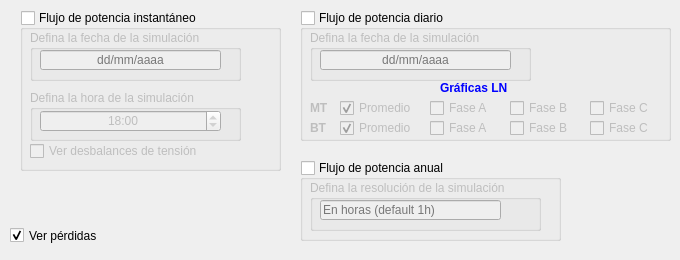
   <widget class="QWidget" name="tab">
    <attribute name="title">
     <string>Flujos de potencia</string>
    </attribute>
    <widget class="QGroupBox" name="powerflow_snapshot">
     <property name="geometry">
      <rect>
       <x>20</x>
       <y>10</y>
       <width>261</width>
       <height>161</height>
      </rect>
     </property>
     <property name="mouseTracking">
      <bool>false</bool>
     </property>
     <property name="autoFillBackground">
      <bool>false</bool>
     </property>
     <property name="title">
      <string>Flujo de potencia instantáneo</string>
     </property>
     <property name="flat">
      <bool>false</bool>
     </property>
     <property name="checkable">
      <bool>true</bool>
     </property>
     <property name="checked">
      <bool>false</bool>
     </property>
     <widget class="QGroupBox" name="Box_snapshot_date">
      <property name="geometry">
       <rect>
        <x>10</x>
        <y>20</y>
        <width>211</width>
        <height>51</height>
       </rect>
      </property>
      <property name="title">
       <string>Defina la fecha de la simulación</string>
      </property>
      <widget class="QLineEdit" name="lineEdit_snapshot_date">
       <property name="geometry">
        <rect>
         <x>10</x>
         <y>20</y>
         <width>181</width>
         <height>20</height>
        </rect>
       </property>
       <property name="focusPolicy">
        <enum>Qt::StrongFocus</enum>
       </property>
       <property name="layoutDirection">
        <enum>Qt::LeftToRight</enum>
       </property>
       <property name="inputMethodHints">
        <set>Qt::ImhDate|Qt::ImhDigitsOnly</set>
       </property>
       <property name="text">
        <string/>
       </property>
       <property name="maxLength">
        <number>10</number>
       </property>
       <property name="alignment">
        <set>Qt::AlignCenter</set>
       </property>
       <property name="placeholderText">
        <string>dd/mm/aaaa</string>
       </property>
      </widget>
     </widget>
     <widget class="QGroupBox" name="Box_snapshot_time">
      <property name="geometry">
       <rect>
        <x>10</x>
        <y>80</y>
        <width>211</width>
        <height>51</height>
       </rect>
      </property>
      <property name="title">
       <string>Defina la hora de la simulación</string>
      </property>
      <widget class="QTimeEdit" name="lineEdit_snapshot_time">
       <property name="geometry">
        <rect>
         <x>10</x>
         <y>20</y>
         <width>181</width>
         <height>22</height>
        </rect>
       </property>
       <property name="toolTip">
        <string notr="true"/>
       </property>
       <property name="statusTip">
        <string notr="true"/>
       </property>
       <property name="whatsThis">
        <string notr="true"/>
       </property>
       <property name="accessibleName">
        <string notr="true"/>
       </property>
       <property name="accessibleDescription">
        <string notr="true"/>
       </property>
       <property name="alignment">
        <set>Qt::AlignCenter</set>
       </property>
       <property name="buttonSymbols">
        <enum>QAbstractSpinBox::UpDownArrows</enum>
       </property>
       <property name="dateTime">
        <datetime>
         <hour>18</hour>
         <minute>0</minute>
         <second>0</second>
         <year>2000</year>
         <month>1</month>
         <day>1</day>
        </datetime>
       </property>
       <property name="maximumDateTime">
        <datetime>
         <hour>23</hour>
         <minute>59</minute>
         <second>0</second>
         <year>2000</year>
         <month>1</month>
         <day>1</day>
        </datetime>
       </property>
       <property name="maximumTime">
        <time>
         <hour>23</hour>
         <minute>59</minute>
         <second>0</second>
        </time>
       </property>
       <property name="currentSection">
        <enum>QDateTimeEdit::HourSection</enum>
       </property>
       <property name="displayFormat">
        <string notr="true">hh:mm</string>
       </property>
       <property name="currentSectionIndex">
        <number>0</number>
       </property>
      </widget>
     </widget>
     <widget class="QWidget" name="layoutWidget">
      <property name="geometry">
       <rect>
        <x>10</x>
        <y>130</y>
        <width>251</width>
        <height>22</height>
       </rect>
      </property>
      <layout class="QHBoxLayout" name="horizontalLayout">
       <property name="spacing">
        <number>1</number>
       </property>
       <item>
        <widget class="QCheckBox" name="checkBoxUnbalance">
         <property name="text">
          <string>Ver desbalances de tensión</string>
         </property>
        </widget>
       </item>
      </layout>
     </widget>
    </widget>
    <widget class="QGroupBox" name="powerflow_daily">
     <property name="geometry">
      <rect>
       <x>300</x>
       <y>10</y>
       <width>371</width>
       <height>131</height>
      </rect>
     </property>
     <property name="title">
      <string>Flujo de potencia diario</string>
     </property>
     <property name="checkable">
      <bool>true</bool>
     </property>
     <property name="checked">
      <bool>false</bool>
     </property>
     <widget class="QGroupBox" name="Box_daily_date">
      <property name="geometry">
       <rect>
        <x>10</x>
        <y>20</y>
        <width>221</width>
        <height>51</height>
       </rect>
      </property>
      <property name="title">
       <string>Defina la fecha de la simulación</string>
      </property>
      <widget class="QLineEdit" name="lineEdit_daily_date">
       <property name="geometry">
        <rect>
         <x>10</x>
         <y>20</y>
         <width>191</width>
         <height>20</height>
        </rect>
       </property>
       <property name="focusPolicy">
        <enum>Qt::StrongFocus</enum>
       </property>
       <property name="layoutDirection">
        <enum>Qt::LeftToRight</enum>
       </property>
       <property name="text">
        <string/>
       </property>
       <property name="alignment">
        <set>Qt::AlignCenter</set>
       </property>
       <property name="placeholderText">
        <string>dd/mm/aaaa</string>
       </property>
      </widget>
     </widget>
     <widget class="QLabel" name="label_MT">
      <property name="geometry">
       <rect>
        <x>10</x>
        <y>90</y>
        <width>21</width>
        <height>16</height>
       </rect>
      </property>
      <property name="text">
       <string>&lt;html&gt;&lt;head/&gt;&lt;body&gt;&lt;p&gt;&lt;span style=&quot; font-weight:600;&quot;&gt;MT&lt;/span&gt;&lt;/p&gt;&lt;/body&gt;&lt;/html&gt;</string>
      </property>
     </widget>
     <widget class="QCheckBox" name="checkBox_faseA_mv">
      <property name="geometry">
       <rect>
        <x>130</x>
        <y>90</y>
        <width>71</width>
        <height>16</height>
       </rect>
      </property>
      <property name="text">
       <string>Fase A</string>
      </property>
     </widget>
     <widget class="QCheckBox" name="checkBox_faseB_mv">
      <property name="geometry">
       <rect>
        <x>210</x>
        <y>90</y>
        <width>71</width>
        <height>16</height>
       </rect>
      </property>
      <property name="text">
       <string>Fase B</string>
      </property>
     </widget>
     <widget class="QCheckBox" name="checkBox_faseC_mv">
      <property name="geometry">
       <rect>
        <x>290</x>
        <y>90</y>
        <width>81</width>
        <height>16</height>
       </rect>
      </property>
      <property name="text">
       <string>Fase C</string>
      </property>
     </widget>
     <widget class="QCheckBox" name="checkBox_prom_mv">
      <property name="geometry">
       <rect>
        <x>40</x>
        <y>90</y>
        <width>91</width>
        <height>16</height>
       </rect>
      </property>
      <property name="text">
       <string>Promedio</string>
      </property>
      <property name="checked">
       <bool>true</bool>
      </property>
     </widget>
     <widget class="QLabel" name="label_BT">
      <property name="geometry">
       <rect>
        <x>10</x>
        <y>110</y>
        <width>16</width>
        <height>16</height>
       </rect>
      </property>
      <property name="text">
       <string>&lt;html&gt;&lt;head/&gt;&lt;body&gt;&lt;p&gt;&lt;span style=&quot; font-weight:600;&quot;&gt;BT&lt;/span&gt;&lt;/p&gt;&lt;/body&gt;&lt;/html&gt;</string>
      </property>
     </widget>
     <widget class="QCheckBox" name="checkBox_prom_lv">
      <property name="geometry">
       <rect>
        <x>40</x>
        <y>110</y>
        <width>91</width>
        <height>16</height>
       </rect>
      </property>
      <property name="text">
       <string>Promedio</string>
      </property>
      <property name="checked">
       <bool>true</bool>
      </property>
     </widget>
     <widget class="QLabel" name="label_graph">
      <property name="geometry">
       <rect>
        <x>140</x>
        <y>70</y>
        <width>71</width>
        <height>16</height>
       </rect>
      </property>
      <property name="text">
       <string>&lt;html&gt;&lt;head/&gt;&lt;body&gt;&lt;p&gt;&lt;span style=&quot; font-weight:600; color:#0000ff;&quot;&gt;Gráficas LN&lt;/span&gt;&lt;/p&gt;&lt;/body&gt;&lt;/html&gt;</string>
      </property>
     </widget>
     <widget class="QCheckBox" name="checkBox_faseB_lv">
      <property name="geometry">
       <rect>
        <x>210</x>
        <y>110</y>
        <width>71</width>
        <height>16</height>
       </rect>
      </property>
      <property name="text">
       <string>Fase B</string>
      </property>
     </widget>
     <widget class="QCheckBox" name="checkBox_faseA_lv">
      <property name="geometry">
       <rect>
        <x>130</x>
        <y>110</y>
        <width>71</width>
        <height>16</height>
       </rect>
      </property>
      <property name="text">
       <string>Fase A</string>
      </property>
     </widget>
     <widget class="QCheckBox" name="checkBox_faseC_lv">
      <property name="geometry">
       <rect>
        <x>290</x>
        <y>110</y>
        <width>81</width>
        <height>16</height>
       </rect>
      </property>
      <property name="text">
       <string>Fase C</string>
      </property>
     </widget>
    </widget>
    <widget class="QGroupBox" name="powerflow_yearly">
     <property name="geometry">
      <rect>
       <x>300</x>
       <y>160</y>
       <width>261</width>
       <height>81</height>
      </rect>
     </property>
     <property name="title">
      <string>Flujo de potencia anual</string>
     </property>
     <property name="checkable">
      <bool>true</bool>
     </property>
     <property name="checked">
      <bool>false</bool>
     </property>
     <widget class="QGroupBox" name="Box_yearlly">
      <property name="geometry">
       <rect>
        <x>10</x>
        <y>20</y>
        <width>231</width>
        <height>51</height>
       </rect>
      </property>
      <property name="title">
       <string>Defina la resolución de la simulación</string>
      </property>
      <widget class="QLineEdit" name="lineEdit_yearly">
       <property name="geometry">
        <rect>
         <x>10</x>
         <y>20</y>
         <width>181</width>
         <height>20</height>
        </rect>
       </property>
       <property name="focusPolicy">
        <enum>Qt::StrongFocus</enum>
       </property>
       <property name="layoutDirection">
        <enum>Qt::LeftToRight</enum>
       </property>
       <property name="alignment">
        <set>Qt::AlignLeading|Qt::AlignLeft|Qt::AlignVCenter</set>
       </property>
       <property name="placeholderText">
        <string>En horas (default 1h)</string>
       </property>
      </widget>
     </widget>
    </widget>
    <widget class="QCheckBox" name="checkBoxLosses">
     <property name="geometry">
      <rect>
       <x>10</x>
       <y>220</y>
       <width>121</width>
       <height>31</height>
      </rect>
     </property>
     <property name="text">
      <string>Ver pérdidas</string>
     </property>
     <property name="checked">
      <bool>true</bool>
     </property>
    </widget>
   </widget>
